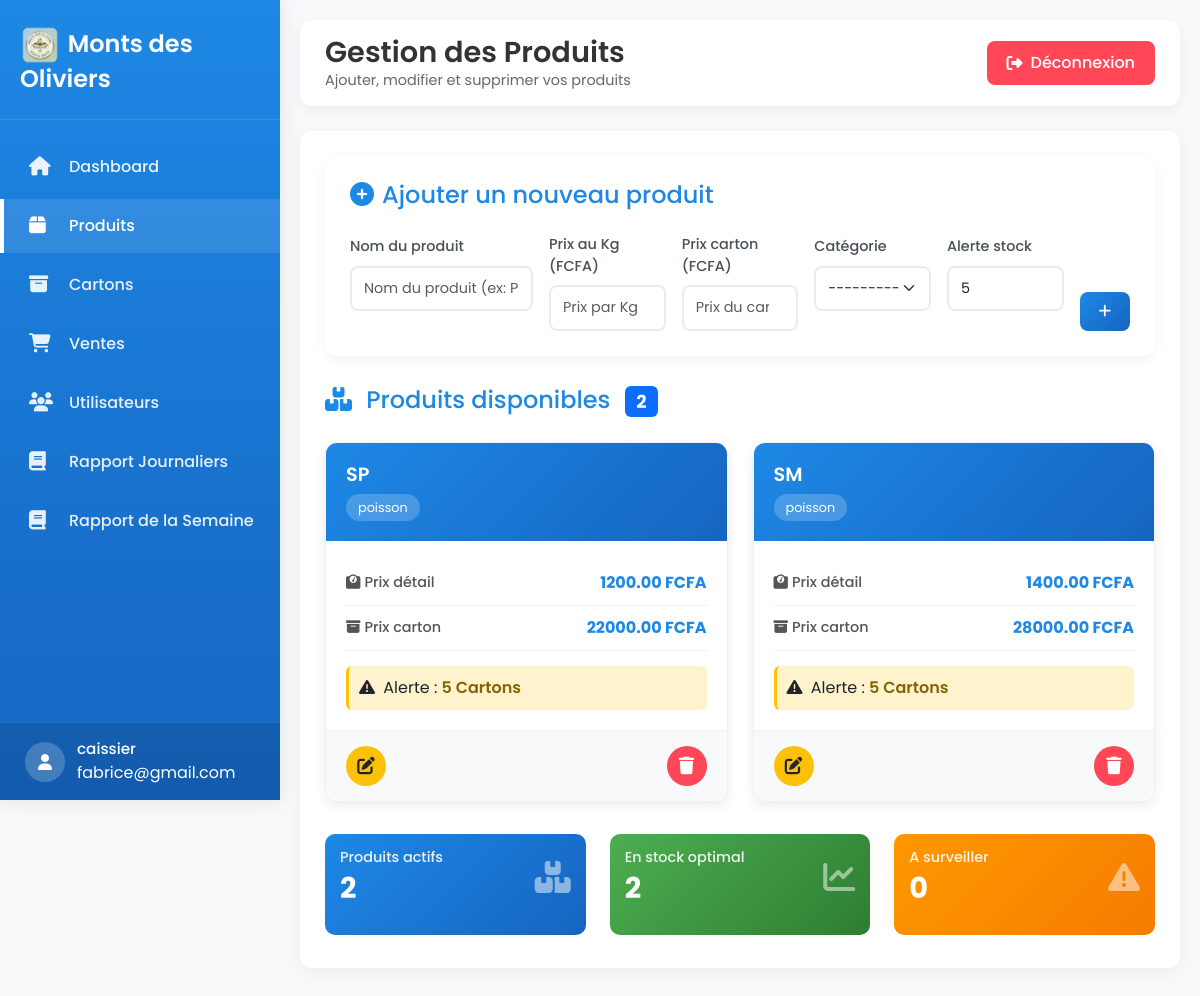
The app's page /produits/ (signed in), older data.
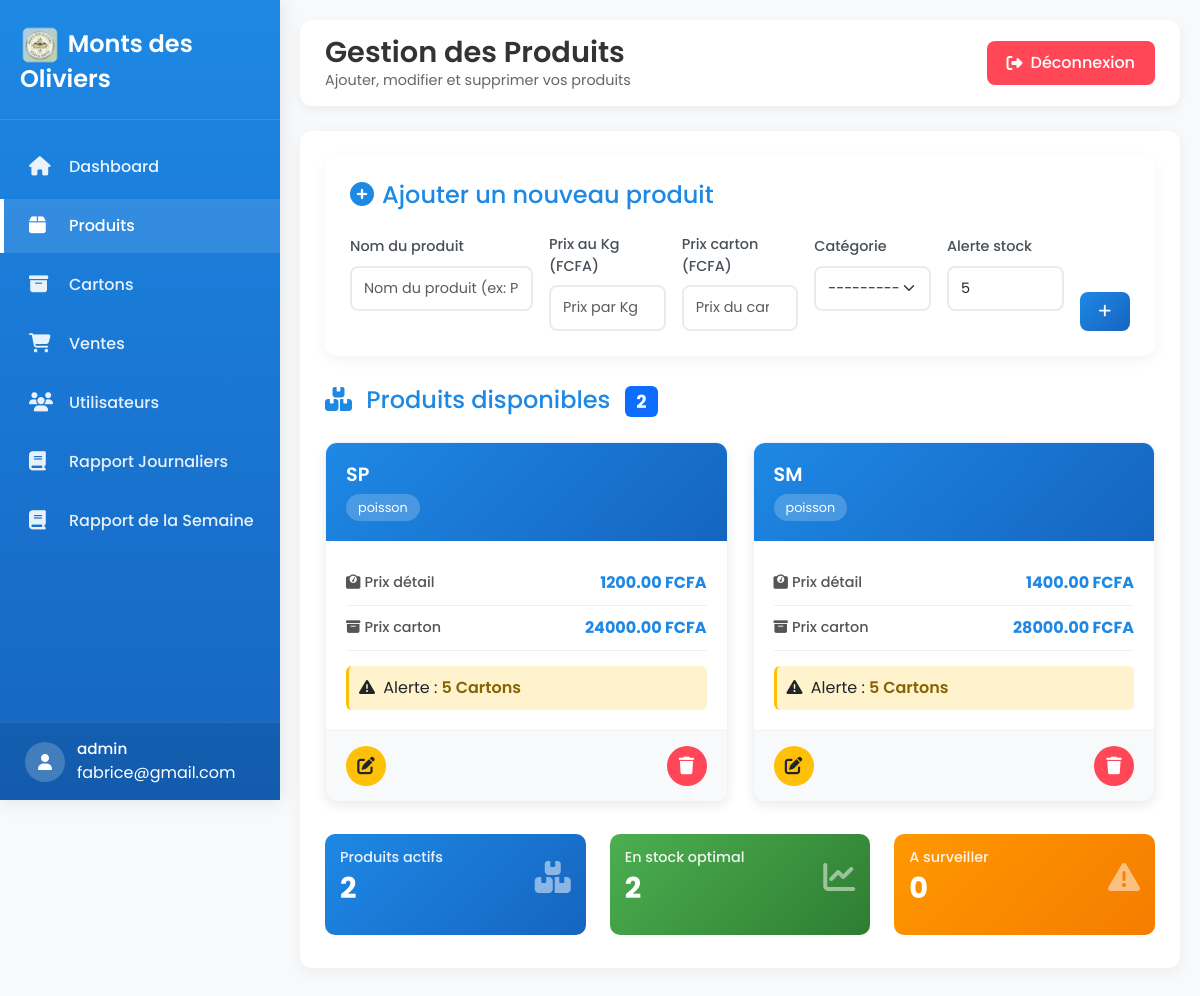
The same page, newer data.
### stock_produit/models/user.py (models this page shows, shortened)
class User(AbstractUser):
    USER_TYPE_CHOICES = [
        ('admin', 'Admin'),
        ('caissier', 'Caissier'),
    ]
    username = None
    email = models.EmailField(unique=True)
    user_type = models.CharField(max_length=10, choices=USER_TYPE_CHOICES)
    USERNAME_FIELD = 'email'
    REQUIRED_FIELDS = []

### stock_produit/models/produit.py (models this page shows, shortened)
class Produit(models.Model):
    CATEGORY_CHOICES = [
        ('volaille', 'Volailles'),
        ('poisson', 'Poissons'),
        ('frites', 'Frites'),
    ]
    name = models.CharField(max_length=100)
    price_per_kg = models.DecimalField(max_digits=10, decimal_places=2)
    carton_price = models.DecimalField(max_digits=10, decimal_places=2)
    category = models.CharField(max_length=20, choices=CATEGORY_CHOICES)
    stock_alert = models.PositiveIntegerField(default=5)
    created_at = models.DateTimeField(auto_now_add=True)

### stock_produit/views.py (the view)
# urls.py: path("produits/", views.produits, name="produits"),
@login_required
def produits(request):
    produits = Produit.objects.all()
    if request.method == "POST":
        form = ProduitForm(request.POST)
        if form.is_valid():
            form.save()
            return redirect("produits")
    else:
        form = ProduitForm()
    return render(request, "Produit/produits.html", {
        "produits": produits,
        "form": form,
    })

### stock_produit/forms.py
class ProduitForm(forms.ModelForm):
    class Meta:
        model = Produit
        fields = [
            "name",
            "price_per_kg",
            "carton_price",
            "category",
            "stock_alert",
        ]
        widgets = {
            "name": forms.TextInput(attrs={
                "class": "form-control",
                "placeholder": "Nom du produit (ex: Poulet entier)"
            }),
            "price_per_kg": forms.NumberInput(attrs={
                "class": "form-control",
                "placeholder": "Prix par Kg (FCFA)"
            }),
            "carton_price": forms.NumberInput(attrs={
                "class": "form-control",
                "placeholder": "Prix du carton (FCFA)"
            }),
            "category": forms.Select(attrs={
                "class": "form-select"
            }),
            "stock_alert": forms.NumberInput(attrs={
                "class": "form-control",
                "placeholder": "Seuil d’alerte stock (cartons)"
            }),
        }

### stock_produit/templates/Produit/produits.html (shortened to what the changed rows need)
{% extends "Base/base.html" %}
{% block page_title %}Gestion des Produits{% endblock %}
{% block content %}
<div class="fade-in">
    {% if produits %}
    <div class="product-grid">
        {% for p in produits reversed %}
        <div class="product-card">
            <div class="product-header">
                <h5>{{ p.name }}</h5>
                <div class="product-category">{{ p.category }}</div>
            </div>
            <div class="product-body">
                <div class="price-item">
                    <div class="price-label">
                        <i class="fas fa-weight me-1"></i>Prix détail
                    </div>
                    <div class="price-value">{{ p.price_per_kg }} FCFA</div>
                </div>
                <div class="price-item">
                    <div class="price-label">
                        <i class="fas fa-archive me-1"></i>Prix carton
                    </div>
                    <div class="price-value">{{ p.carton_price }} FCFA</div>
                </div>
                <div class="stock-alert">
                    <i class="fas fa-exclamation-triangle me-1"></i>
                    Alerte : <span>{{ p.stock_alert }} Cartons</span>
                </div>
            </div>
            <div class="product-actions">
                <a href="{% url 'produits_update' p.id %}" class="action-btn edit-btn" title="Modifier">
                    <i class="fas fa-edit"></i>
                </a>
                <form method="post" action="{% url 'produits_delete' p.id %}" class="d-inline">
                    <button type="submit" class="action-btn delete-btn" title="Supprimer"
                            onclick="return confirm('Êtes-vous sûr de vouloir supprimer ce produit ?')">
                        <i class="fas fa-trash"></i>
                    </button>
                </form>
            </div>
        </div>
        {% endfor %}
    </div>
    {% else %}
    <div class="empty-state">
        <i class="fas fa-box-open"></i>
        <h4 class="mt-3 mb-2">Aucun produit enregistré</h4>
        <p class="text-muted">Commencez par ajouter votre premier produit en utilisant le formulaire ci-dessus.</p>
    </div>
    {% endif %}
</div>
{% endblock %}

### stock_produit/templates/Base/base.html (shortened to what this page needs)
<!DOCTYPE html>
<html lang="fr">
<head>
    {% load static %}
    <link href="https://cdn.jsdelivr.net/npm/bootstrap@5.3.2/dist/css/bootstrap.min.css" rel="stylesheet">
    <link href="https://cdnjs.cloudflare.com/ajax/libs/font-awesome/6.5.1/css/all.min.css" rel="stylesheet">
</head>
<body>
    <div class="sidebar" id="sidebar">
        <div class="sidebar-header">
            <h3><img src="{% static 'icons/icon-192.png' %}" alt="" class="img-icons"> Monts des Oliviers</h3>
        </div>
        <div class="sidebar-menu">
            <ul>
                <li>
                    <a href="{% url 'dashboard' %}" class="{% if request.path == '/dashboard/' %}active{% endif %}">
                        <i class="fas fa-home"></i>
                        <span>Dashboard</span>
                    </a>
                </li>
                <li>
                    <a href="{% url 'produits' %}" class="{% if 'produits' in request.path %}active{% endif %}">
                        <i class="fas fa-box"></i>
                        <span>Produits</span>
                    </a>
                </li>
                <li>
                    <a href="{% url 'cartons' %}" class="{% if 'cartons' in request.path %}active{% endif %}">
                        <i class="fas fa-archive"></i>
                        <span>Cartons</span>
                    </a>
                </li>
                <li>
                    <a href="{% url 'ventes' %}" class="{% if 'ventes' in request.path %}active{% endif %}">
                        <i class="fas fa-shopping-cart"></i>
                        <span>Ventes</span>
                    </a>
                </li>
                <li>
                    <a href="{% url 'users' %}" class="{% if 'users' in request.path %}active{% endif %}">
                        <i class="fas fa-users"></i>
                        <span>Utilisateurs</span>
                    </a>
                </li>
                <li>
                    <a href="{% url 'rapport_journalier' %}" class="{% if 'rapport_journalier' in request.path %}active{% endif %}">
                        <i class="fa-solid fa-book"></i>
                        <span>Rapport Journaliers</span>
                    </a>
                </li>
                                <li>
                    <a href="{% url 'rapport_semaine' %}" class="{% if 'rapport_semaine' in request.path %}active{% endif %}">
                        <i class="fa-solid fa-book"></i>
                        <span>Rapport de la Semaine</span>
                    </a>
                </li>
            </ul>
        </div>
        <div class="user-profile">
            <div class="user-info">
                <div class="user-avatar">
                    <i class="fas fa-user"></i>
                </div>
                <div>
                    {% if request.user.is_authenticated %}
                    <div class="user-name">{{ request.user.user_type }}</div>
                    <span>{{ request.user.email }}</span>
                    {% endif %}
                </div>
            </div>
        </div>
    </div>
    <div class="main-content" id="mainContent">
        <nav class="top-navbar">
            <div class="left-header">
                <div class="page-title">
                    <h1>{% block page_title %}Dashboard{% endblock %}</h1>
                    <p>{% block page_subtitle %}Gestion des opérations commerciales{% endblock %}</p>
                </div>
            </div>
            <div class="top-actions">
                <a href="{% url 'deconnexion' %}" class="logout-btn">
                    <i class="fas fa-sign-out-alt"></i>
                    Déconnexion
                </a>
            </div>
        </nav>
        <div class="content-card fade-in">
            {% block content %}{% endblock %}
        </div>
    </div>
</body>
</html>

Row changes from the older to the newer data that the page shows:
changed User "fabrice@gmail.com": user.user_type "caissier" → "admin"
changed Produit "SP": carton_price "22000.00" → "24000.00"
